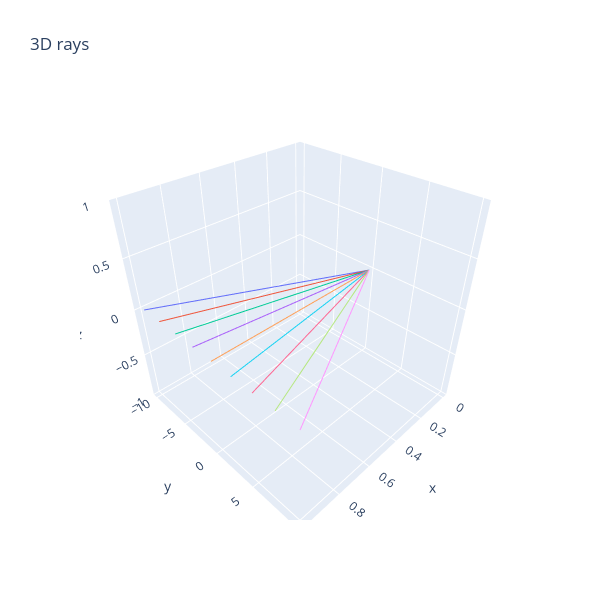

The cell this chart's notebook holds for it:
### Markdown cell above
```
ray
 ├─ point (origin or direction)
 │   └─ coordinates (x, y, z)
```

### Code cell
rays1d = make_rays_1d(9, 10.0)
fig = render_lines_with_plotly(rays1d.numpy())

### Figure 1 — Plotly figure (JSON) as saved in the notebook; plotly's stock layout.template omitted (floating-point values rounded to 4 significant figures)
{"data": [{"mode": "lines", "type": "scatter3d", "x": [0.0, 1.0], "y": [0.0, -10.0], "z": [0.0, 0.0]}, {"mode": "lines", "type": "scatter3d", "x": [0.0, 1.0], "y": [0.0, -7.5], "z": [0.0, 0.0]}, {"mode": "lines", "type": "scatter3d", "x": [0.0, 1.0], "y": [0.0, -5.0], "z": [0.0, 0.0]}, {"mode": "lines", "type": "scatter3d", "x": [0.0, 1.0], "y": [0.0, -2.5], "z": [0.0, 0.0]}, {"mode": "lines", "type": "scatter3d", "x": [0.0, 1.0], "y": [0.0, 0.0], "z": [0.0, 0.0]}, {"mode": "lines", "type": "scatter3d", "x": [0.0, 1.0], "y": [0.0, 2.5], "z": [0.0, 0.0]}, {"mode": "lines", "type": "scatter3d", "x": [0.0, 1.0], "y": [0.0, 5.0], "z": [0.0, 0.0]}, {"mode": "lines", "type": "scatter3d", "x": [0.0, 1.0], "y": [0.0, 7.5], "z": [0.0, 0.0]}, {"mode": "lines", "type": "scatter3d", "x": [0.0, 1.0], "y": [0.0, 10.0], "z": [0.0, 0.0]}], "layout": {"height": 600, "showlegend": false, "title": {"text": "3D rays"}, "width": 600}}
